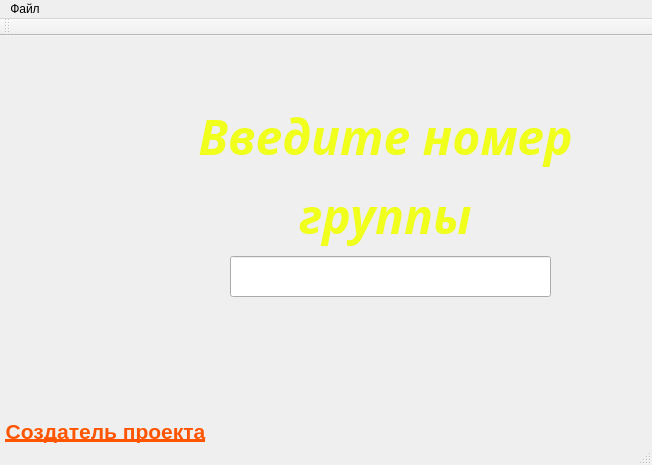
<?xml version="1.0" encoding="UTF-8"?>
<ui version="4.0">
 <class>MainWindow</class>
 <widget class="QMainWindow" name="MainWindow">
  <property name="geometry">
   <rect>
    <x>0</x>
    <y>0</y>
    <width>652</width>
    <height>465</height>
   </rect>
  </property>
  <property name="windowTitle">
   <string>MainWindow</string>
  </property>
  <property name="styleSheet">
   <string notr="true"/>
  </property>
  <widget class="QWidget" name="centralWidget">
   <widget class="QLineEdit" name="group">
    <property name="geometry">
     <rect>
      <x>230</x>
      <y>220</y>
      <width>321</width>
      <height>41</height>
     </rect>
    </property>
    <property name="font">
     <font>
      <pointsize>28</pointsize>
      <weight>75</weight>
      <bold>true</bold>
     </font>
    </property>
    <property name="text">
     <string/>
    </property>
   </widget>
   <widget class="QPushButton" name="pushButton">
    <property name="geometry">
     <rect>
      <x>230</x>
      <y>280</y>
      <width>341</width>
      <height>91</height>
     </rect>
    </property>
    <property name="cursor">
     <cursorShape>PointingHandCursor</cursorShape>
    </property>
    <property name="layoutDirection">
     <enum>Qt::LeftToRight</enum>
    </property>
    <property name="autoFillBackground">
     <bool>false</bool>
    </property>
    <property name="text">
     <string/>
    </property>
    <property name="iconSize">
     <size>
      <width>200</width>
      <height>200</height>
     </size>
    </property>
    <property name="default">
     <bool>false</bool>
    </property>
    <property name="flat">
     <bool>true</bool>
    </property>
   </widget>
   <widget class="QLabel" name="label">
    <property name="geometry">
     <rect>
      <x>180</x>
      <y>40</y>
      <width>411</width>
      <height>201</height>
     </rect>
    </property>
    <property name="font">
     <font>
      <family>Roman</family>
     </font>
    </property>
    <property name="text">
     <string>&lt;!DOCTYPE HTML PUBLIC &quot;-//W3C//DTD HTML 4.0//EN&quot; &quot;http://www.w3.org/TR/REC-html40/strict.dtd&quot;&gt;
&lt;html&gt;&lt;head&gt;&lt;meta name=&quot;qrichtext&quot; content=&quot;1&quot; /&gt;&lt;style type=&quot;text/css&quot;&gt;
p, li { white-space: pre-wrap; }
&lt;/style&gt;&lt;/head&gt;&lt;body style=&quot; font-family:'MS Shell Dlg 2'; font-size:8pt; font-weight:400; font-style:normal;&quot;&gt;
&lt;p align=&quot;center&quot; style=&quot; margin-top:12px; margin-bottom:12px; margin-left:0px; margin-right:0px; -qt-block-indent:0; text-indent:0px;&quot;&gt;&lt;span style=&quot; font-size:36pt; font-weight:600; font-style:italic; color:#f0ff1c;&quot;&gt;Введите номер&lt;/span&gt;&lt;/p&gt;
&lt;p align=&quot;center&quot; style=&quot; margin-top:12px; margin-bottom:12px; margin-left:0px; margin-right:0px; -qt-block-indent:0; text-indent:0px;&quot;&gt;&lt;span style=&quot; font-size:36pt; font-weight:600; font-style:italic; color:#f0ff1c;&quot;&gt;группы&lt;/span&gt;&lt;/p&gt;&lt;/body&gt;&lt;/html&gt;</string>
    </property>
   </widget>
   <widget class="QLabel" name="label_2">
    <property name="geometry">
     <rect>
      <x>0</x>
      <y>0</y>
      <width>661</width>
      <height>411</height>
     </rect>
    </property>
    <property name="styleSheet">
     <string notr="true">background-image: url(:/Mainwindow/Mainwindow/Фон.png);</string>
    </property>
    <property name="text">
     <string/>
    </property>
    <property name="pixmap">
     <pixmap resource="Foto_for_project/foto_for_menu.qrc">:/Mainwindow/Mainwindow/Фон.jpg</pixmap>
    </property>
   </widget>
   <widget class="QLabel" name="label_3">
    <property name="geometry">
     <rect>
      <x>200</x>
      <y>280</y>
      <width>381</width>
      <height>91</height>
     </rect>
    </property>
    <property name="text">
     <string/>
    </property>
    <property name="pixmap">
     <pixmap resource="Foto_for_project/foto_for_menu.qrc">:/Mainwindow/Mainwindow/Подтвердить.png</pixmap>
    </property>
   </widget>
   <widget class="QLabel" name="label_4">
    <property name="geometry">
     <rect>
      <x>0</x>
      <y>-10</y>
      <width>211</width>
      <height>211</height>
     </rect>
    </property>
    <property name="text">
     <string/>
    </property>
    <property name="pixmap">
     <pixmap resource="Foto_for_project/foto_for_menu.qrc">:/Mainwindow/Mainwindow/Верхний заголовок.png</pixmap>
    </property>
   </widget>
   <widget class="QPushButton" name="pushButton_2">
    <property name="geometry">
     <rect>
      <x>0</x>
      <y>380</y>
      <width>211</width>
      <height>31</height>
     </rect>
    </property>
    <property name="font">
     <font>
      <pointsize>16</pointsize>
      <weight>75</weight>
      <bold>true</bold>
      <underline>true</underline>
     </font>
    </property>
    <property name="cursor">
     <cursorShape>PointingHandCursor</cursorShape>
    </property>
    <property name="styleSheet">
     <string notr="true">color: rgb(255, 85, 0);</string>
    </property>
    <property name="text">
     <string>Создатель проекта</string>
    </property>
    <property name="flat">
     <bool>true</bool>
    </property>
   </widget>
   <zorder>label_2</zorder>
   <zorder>group</zorder>
   <zorder>label</zorder>
   <zorder>label_3</zorder>
   <zorder>pushButton</zorder>
   <zorder>label_4</zorder>
   <zorder>pushButton_2</zorder>
  </widget>
  <widget class="QMenuBar" name="menuBar">
   <property name="geometry">
    <rect>
     <x>0</x>
     <y>0</y>
     <width>652</width>
     <height>21</height>
    </rect>
   </property>
   <widget class="QMenu" name="menu">
    <property name="title">
     <string>Файл</string>
    </property>
    <addaction name="action"/>
   </widget>
   <addaction name="menu"/>
  </widget>
  <widget class="QToolBar" name="mainToolBar">
   <attribute name="toolBarArea">
    <enum>TopToolBarArea</enum>
   </attribute>
   <attribute name="toolBarBreak">
    <bool>false</bool>
   </attribute>
  </widget>
  <widget class="QStatusBar" name="statusBar"/>
  <action name="action">
   <property name="text">
    <string>Выйти</string>
   </property>
  </action>
 </widget>
 <layoutdefault spacing="6" margin="11"/>
 <resources>
  <include location="Foto_for_project/foto_for_menu.qrc"/>
 </resources>
 <connections/>
</ui>
